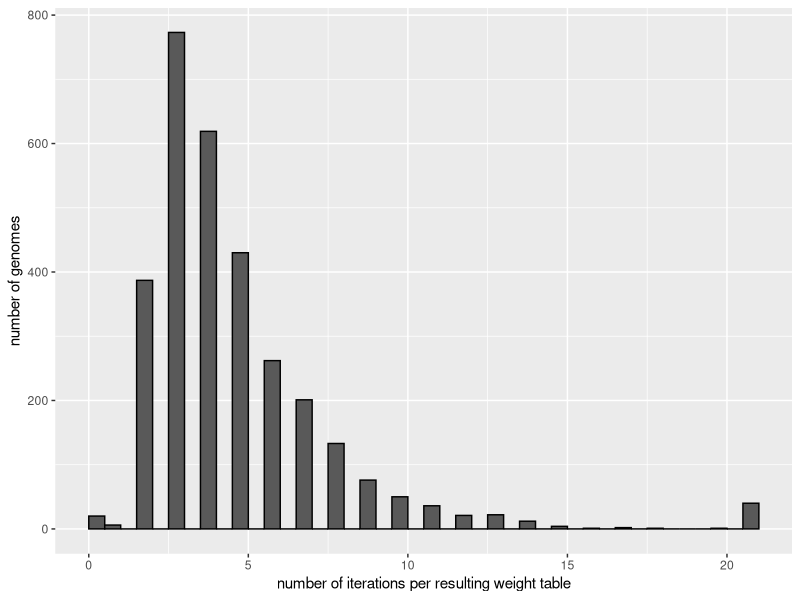
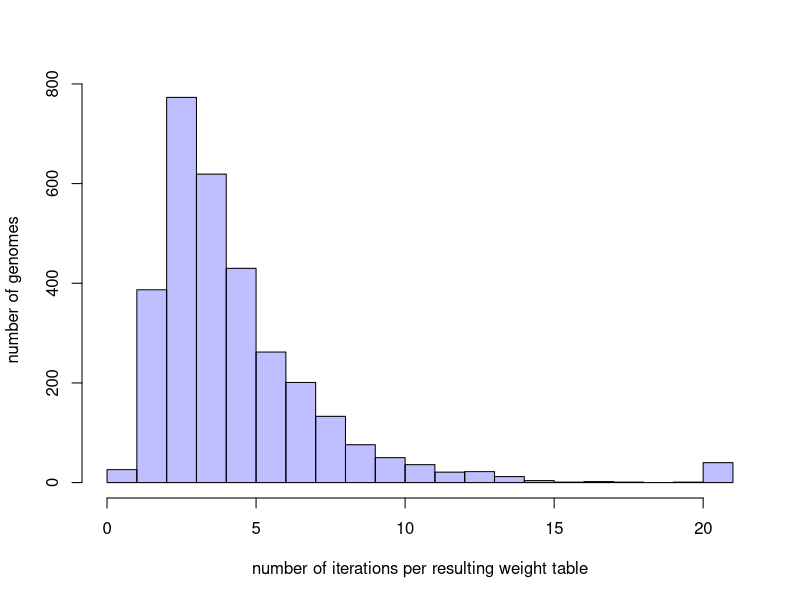

These figures' R source, in order:
#!usr/bin/env Rscript


#############################################################################
####  Author: Melanie van den Bosch
####  Title: Plotting iteration results of iterative weight tables 
####  Purpose of script: We want to plot the number of iterations for each genome
####  when the weight tables were computed. 
####  depending on the results/pattern seen we will draw conclusions on which genomes
####  are biased or are under translational selection
#################################################################################


setwd("~/Documents/Master_Thesis_SSB/git_scripts")


install.packages(c("ggplot2","RColorBrewer","scales"))
library(ggplot2); library(scales); library(grid); library(RColorBrewer)


# open iterationcount file
itcountdf <- read.csv(file = "itcount_final.csv", header = TRUE, sep=",")
itcountdf <- itcountdf[,1:2]
itcountdf <- na.omit(itcountdf)


# setting the properties for drawing the graph
xlim <- range(itcountdf[,2], na.rm = TRUE)
nbins = 21


ggplot(data = itcountdf, aes(itcountdf[,2])) +
      geom_histogram(breaks = seq(0, 21, by=0.5),
                     col = "black") +
      labs(x = "number of iterations per resulting weight table", 
           y = "number of genomes")

hist <- hist(itcountdf[,2], breaks=seq(0, 21, 1), xlim = xlim, 
     main = NA, 
     xlab = "number of iterations per resulting weight table", ylab = "number of genomes",
     col = rgb(0,0,1,1/4))

#selecting the genomeIDs that are below the cut-off value of 5
biased.i <- which(itcountdf[,2] <= 4 & itcountdf[,2] != 0)
biased.genomes <- as.vector(itcountdf[biased.i,1])

unbiased.i <- which(itcountdf[,2] >= 5)
unbiased.genomes <- as.vector(itcountdf[unbiased.i,1])

# numbers of genomes contained in the datasets
length(which(itcountdf[,2]==0))
length(biased.genomes)
length(unbiased.genomes)

length(which(itcountdf[,2]==0)) + length(biased.genomes) + length(unbiased.genomes) 
#should be 6041

# combine both lists
#un.biased.genomes <- cbind(biased.genomes, unbiased.genomes)

# write to file
write.table(biased.genomes, file = "it1_4genomes.csv", append=F, 
            sep = ",", row.names = FALSE, quote = FALSE, col.names = FALSE)
write.table(unbiased.genomes, file = "it5_21genomes.csv", append=F, 
            sep = ",", row.names = FALSE, quote = FALSE, col.names = FALSE)
